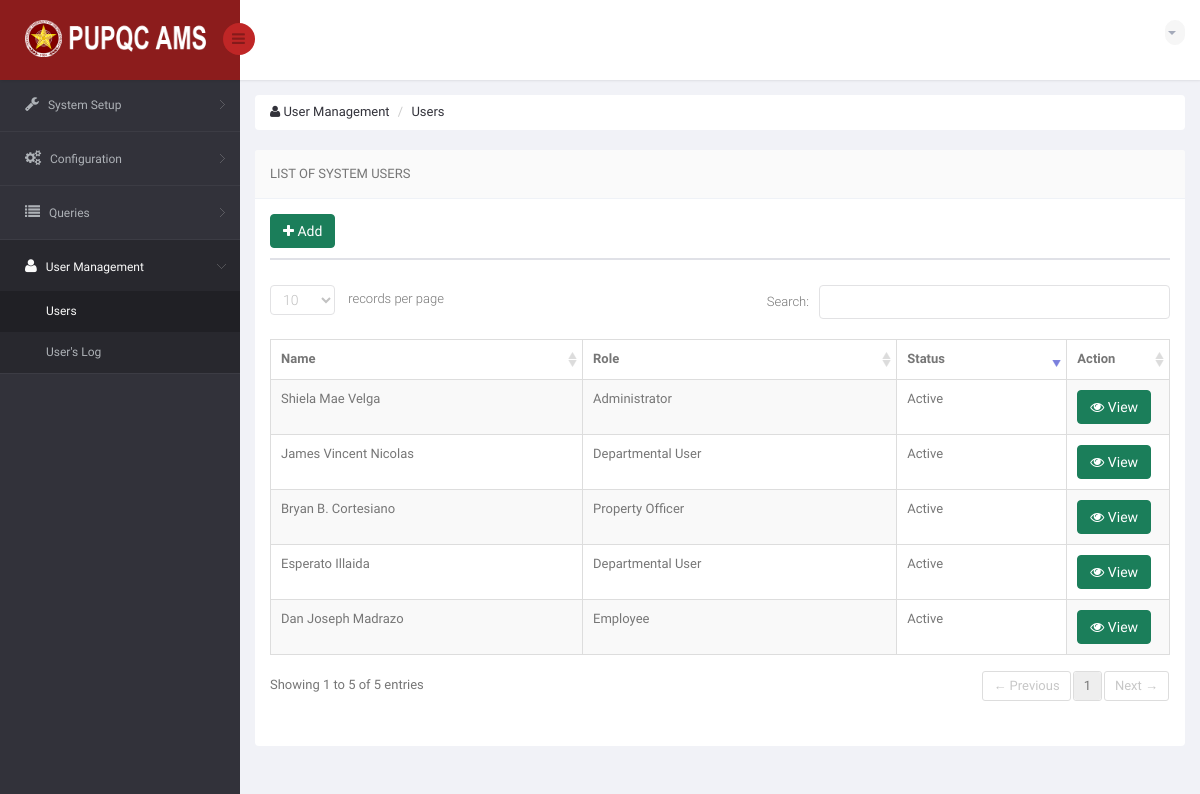
/DIR/Administrator/ADUsers.php (signed in), run on an earlier commit of the app's database.
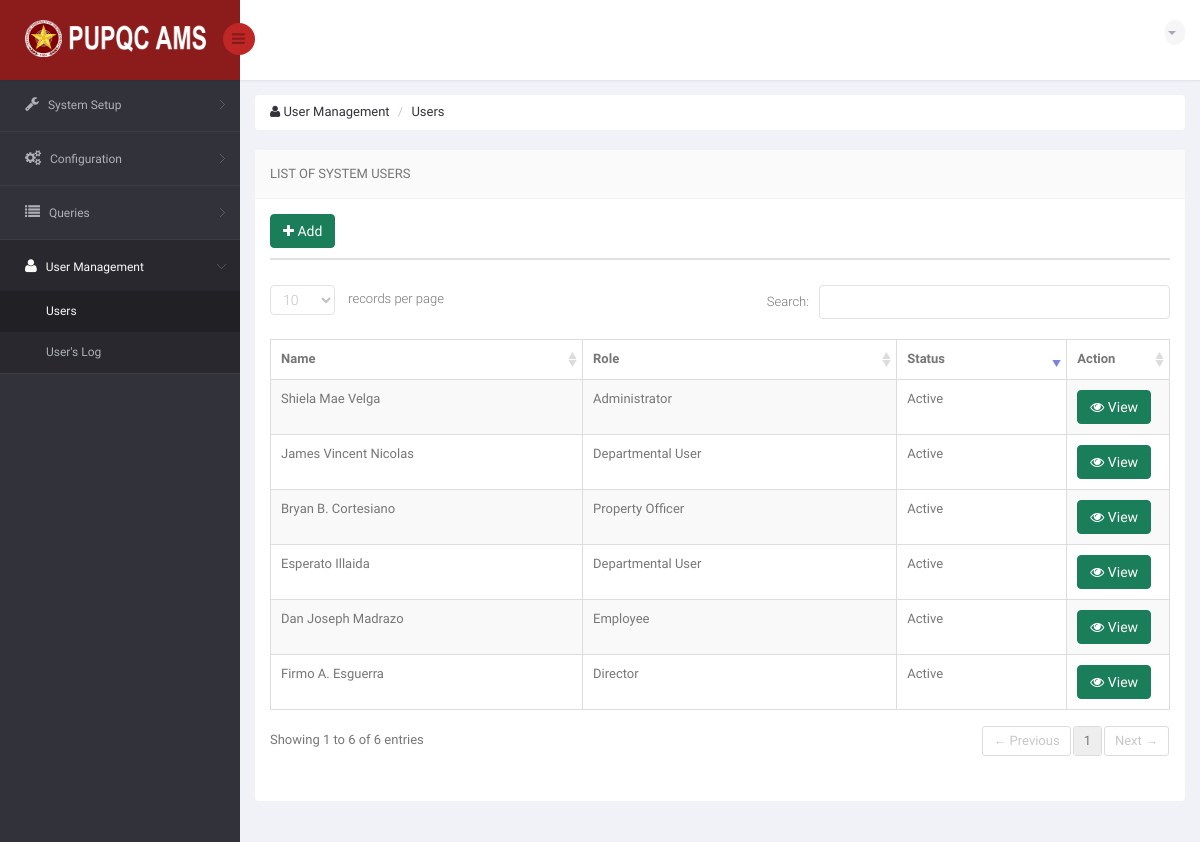
And on a later commit of the database.
### tables this page shows
CREATE TABLE `ams_r_employee_profile` (
  `EP_ID` int(11) NOT NULL,
  `EP_FNAME` varchar(50) NOT NULL,
  `EP_MNAME` varchar(35) DEFAULT NULL,
  `EP_LNAME` varchar(35) NOT NULL,
  `EP_GENDER` varchar(10) NOT NULL,
  `EP_MOBILE` char(11) DEFAULT NULL,
  `EP_EMAIL` varchar(75) NOT NULL,
  `EP_TYPE` varchar(50) NOT NULL,
  `EP_STATUS` varchar(10) NOT NULL DEFAULT 'Active',
  `EP_PICTURE` varchar(200) NOT NULL DEFAULT '	images/EmployePictures/default.png	',
  `O_ID` int(11) DEFAULT NULL
);

### DIR/Administrator/ADUsers.php (the view, shortened to what the changed rows need)
<!DOCTYPE html>
<html lang="en">
<head>
    <link href="../../bs3/css/bootstrap.min.css" rel="stylesheet">
    <link href="../../css/bootstrap-reset.css" rel="stylesheet">
    <link href="../../font-awesome/css/font-awesome.css" rel="stylesheet" />
    <link href="../../js/advanced-datatable/css/demo_page.css" rel="stylesheet" />
    <link href="../../js/advanced-datatable/css/demo_table.css" rel="stylesheet" />
    <link rel="stylesheet" href="../../js/data-tables/DT_bootstrap.css" />
    <link href="../../css/style.css" rel="stylesheet">
    <link href="../../css/style-responsive.css" rel="stylesheet" />
    <link href="../../js/iCheck/skins/minimal/minimal.css" rel="stylesheet">
    <link href="../../js/iCheck/skins/minimal/red.css" rel="stylesheet">
    <link href="../../js/iCheck/skins/minimal/green.css" rel="stylesheet">
    <link href="../../js/iCheck/skins/minimal/blue.css" rel="stylesheet">
    <link href="../../js/iCheck/skins/minimal/yellow.css" rel="stylesheet">
    <link href="../../js/iCheck/skins/minimal/purple.css" rel="stylesheet">
    <link href="../../js/iCheck/skins/square/square.css" rel="stylesheet">
    <link href="../../js/iCheck/skins/square/red.css" rel="stylesheet">
    <link href="../../js/iCheck/skins/square/green.css" rel="stylesheet">
    <link href="../../js/iCheck/skins/square/blue.css" rel="stylesheet">
    <link href="../../js/iCheck/skins/square/yellow.css" rel="stylesheet">
    <link href="../../js/iCheck/skins/square/purple.css" rel="stylesheet">
    <link href="../../js/iCheck/skins/flat/grey.css" rel="stylesheet">
    <link href="../../js/iCheck/skins/flat/red.css" rel="stylesheet">
    <link href="../../js/iCheck/skins/flat/green.css" rel="stylesheet">
    <link href="../../js/iCheck/skins/flat/blue.css" rel="stylesheet">
    <link href="../../js/iCheck/skins/flat/yellow.css" rel="stylesheet">
    <link href="../../js/iCheck/skins/flat/purple.css" rel="stylesheet">
    <link rel="stylesheet" type="text/css" href="../../js/select2/select2.css" />
    <link rel="stylesheet" type="text/css" href="../../js/bootstrap-daterangepicker/daterangepicker-bs3.css" />
    <link rel="stylesheet" type="text/css" href="../../js/bootstrap-datetimepicker/css/datetimepicker.css" />
    <link rel="stylesheet" type="text/css" href="../../js/bootstrap-datepicker/css/datepicker.css" />
    <link href="../../js/plugins/sweetalert/sweetalert.css" type="text/css" rel="stylesheet" media="screen,projection">
</head>
<body>
<section id="container" >
                <?php
                    include('../Connection/db.php');
                  ?>
    <section id="main-content">
        <section class="wrapper">
            <div class="row">
                <div class="col-sm-12">
                    <section class="panel">
                        <div class="panel-body">
                            <div class="row">
                                <div class="col-md-12">
                                </div>
                            </div>
                            <div class="row">
                                <div class="col-md-12">
                                </div>
                            </div>
                            <div class="adv-table">
                                <table  class="display table table-bordered table-striped tblCampusData" id="dynamic-table">
                                    <thead>
                                        <tr>
                                            <th style="width: 350px">Name</th>
                                            <th style="width: 350px">Role</th>
                                            <th style="width: 200px">Status</th>
                                            <th style="width: 100px">Action</th>
                                        </tr>
                                    </thead>
                                    <tbody>
                                    <?php
                                        $sql = "SELECT * FROM ams_r_employee_profile";
                                        $result = mysqli_query($connection, $sql) or die("Bad Query: $sql");
                                        while($row = mysqli_fetch_assoc($result))
                                            {
                                                $id = $row['EP_ID'];
                                                $fullname = $row['EP_FNAME'] . " " . $row['EP_MNAME'] . " " . $row['EP_LNAME'];
                                                $epType = $row['EP_TYPE'];
                                                $epStatus = $row['EP_STATUS'];
                                    ?>
                                        <tr class="gradeX"">
                                            <td> <?php echo $fullname; ?> </td>
                                            <td> <?php echo $epType; ?> </td>
                                            <td> <?php echo $epStatus; ?> </td>
                                            <td>
                                                <a data-toggle="modal" class="btn btn-success updateCampus" href="#myModalUpdate<?php echo $id ?>"><i class="fa fa-eye"></i> View</a>
                                            </td>
                                        </tr>
                                    <?php
                                        }
                                    ?>
                                    </tbody>
                                </table>
                            </div>
                        </div>
                    </section>
                </div>
            </div>
        </section>
    </section>
</section>
</body>
</html>

What changed in the data, as far as the page shows it:
added ams_r_employee_profile: fullname "Firmo A. Esguerra", EP_TYPE "Director", EP_STATUS "Active"
Also different on the page:
text written by a page script: "records per page Search: Showing 1 to 5 of 5 entries ← Previous 1 Next →" → "records per page Search: Showing 1 to 6 of 6 entries ← Previous 1 Next →"
